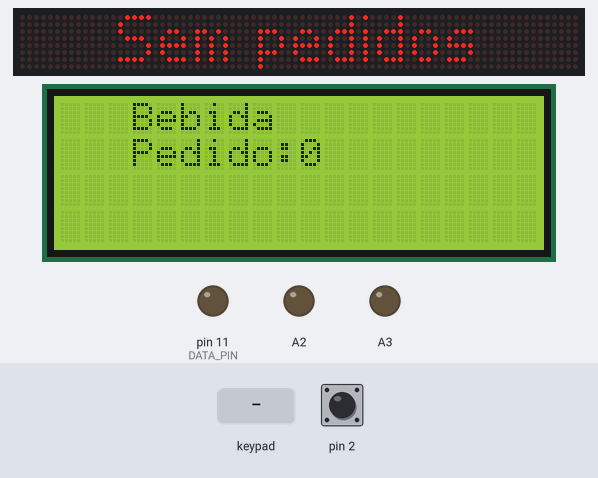
Bench run of a sketch on a simulated Arduino Uno, built with avr-gcc and run on an emulated ATmega328P. On the bench: 80×8 LED matrix, 20×4 character LCD, output pins drawn as LEDs (lit = HIGH). Inputs (shaded band) come from the test bench; at power-on: pin 2 HIGH.

Above: at 2.2 s.
2.3 s: key 'C' pressed
At 3.0 s:
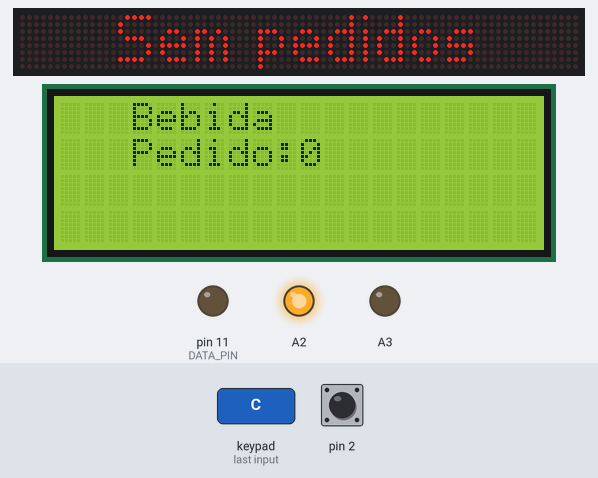
At 3.6 s:
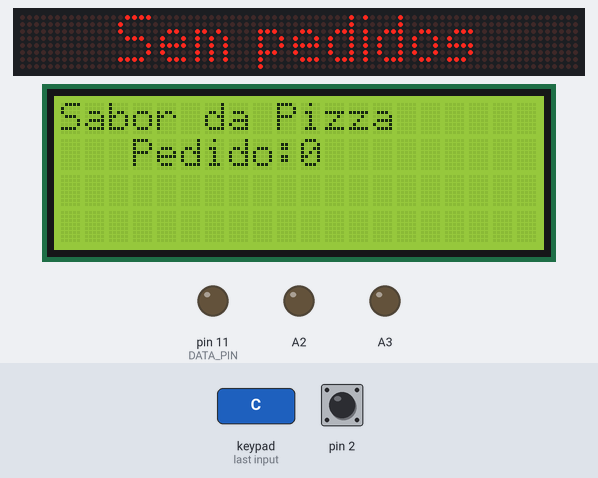
4.8 s: key 'C' pressed
At 6.1 s:
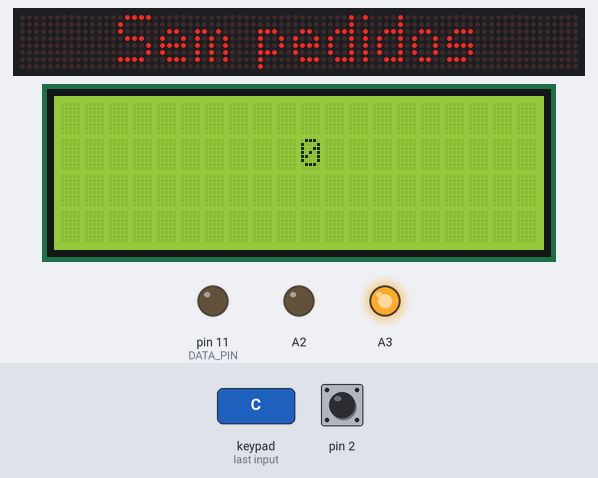
Timing chart, 0 to 8.3 s (numbered marks = the images above; inputs shaded):
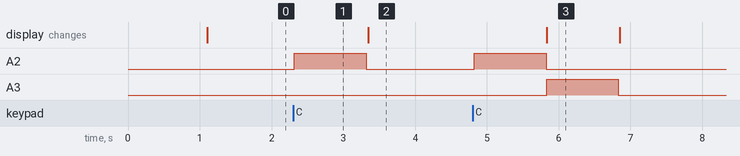

The sketch:

Restaurante.ino
```cpp
#include<Keypad.h>
#include <LiquidCrystal_I2C.h>
#include <MD_MAX72xx.h>
#include <MD_Parola.h>
// Led RGB
const int vermelho = A3;
const int verde = A2;
// KeyPad Cliente
const uint8_t COLUNAS = 3;
const uint8_t LINHAS = 4;
uint8_t linPins[LINHAS] = { 9, 8, 7, 6 };
uint8_t colPins[3] = { 5, 4, 3};

char keys[LINHAS][COLUNAS] =
{
  { 1, 2, 3},
  { 4, 5, 6},
  { 7, 8, 9},
  { 'X', '0', 'C'}
};

Keypad keypad = Keypad(makeKeymap(keys), linPins, colPins, LINHAS, COLUNAS);
// Display
#define MAX_DEVICES 10
#define SPEED_TIME 70
#define PAUSE_TIME  500
#define CLK_PIN   13
#define DATA_PIN  11
#define CS_PIN    10
MD_Parola mx = MD_Parola(MD_MAX72XX::PAROLA_HW, CS_PIN, MAX_DEVICES);

// Variaveis
int pedido;
int tela ;
String mesa = "8";
String pedidos [10] = {};
int num_pedidos = 0;
int itens;
int pedido_cozinha = 0;
int num_mesas = 0;
int tem_pedido = 0;

String PizzaP;
String BebidaP;
String TamanhoP;

// Init lcd
LiquidCrystal_I2C lcd(0x27,20,4);


// Cardapio
String bebida[] ={"Sem Bebida","Sprite","CocaCola","Suco Acerola","agua com gas"};
String sabor[]= {"Sem Pizza","Mucarela","Calabresa","Milho","Portuguesa","Brigadeiro"};
String tamanho[] = {"","Kids","Pequena","Media","Grande","Gigante"};

void setup() {
  pinMode(2, INPUT_PULLUP);
  pinMode(11, OUTPUT);
  pinMode(10, OUTPUT);
  mx.begin();
  mx.setTextAlignment(PA_CENTER);
    // Não sei o porquê, mas ele não funciona com o Serial ligado
  // Serial.begin(9600);
  // Serial.println("Aperte ✓ para confirmar o pedido");
  // Serial.println("Bebida: 0-Sem Bebida | 1-Sprite | 2-CocaCola | 3-Suco Acerola | 4-Água com gás");
  // Serial.println("Sabor Pizzas: 0-Sem Pizza | 1-Muçarela | 2- Calabresa | 3- Milho | 4-Portuguesa | 5-Brigadeiro");
  // Serial.println("Tamanho Pizzas: 1-KIDS | 2-Pequena | 3-Média | 4-Grande | 5-Gigante");

  lcd.init();
  lcd.backlight();
  lcd.setCursor(3,0);
  lcd.print("Bem-Vindo!");
  lcd.setCursor(3.,1);
  lcd.print("Mesa:");
  lcd.setCursor(8,1);
  lcd.print(mesa);
  delay(1000);
  lcd.clear();
  tela = 0;

}

void tecla(){
  lcd.setCursor(10,1);
  lcd.print(pedido);}

void print_tela(String texto){
  if(tela == 0){lcd.setCursor(3,0);}
  else{lcd.setCursor(0,0);}
  lcd.print(texto);
  lcd.setCursor(3,1);
  lcd.print("Pedido:");
}

void pisca_led(int pin){
    analogWrite(pin,255);
    delay(1000);
    analogWrite(pin,0);}

void confirma_pedido(){
    tela ++;
    pedido = 0;
    pisca_led(verde);
}
void faz_pedido(String bebi,String Piz, String Tam){
  if(num_pedidos > 6){
    num_pedidos = 0;
    pedido_cozinha = 0;
    num_mesas = 0;
    tem_pedido = 0;}
  pedidos[num_pedidos] = "Mesa: " + mesa;
  num_pedidos ++;
  pedidos[num_pedidos] = bebi;
  num_pedidos ++;
  pedidos[num_pedidos] = Piz;
    num_pedidos ++;
  pedidos[num_pedidos] = Tam;
  num_pedidos ++;
}


void loop() {
  //funcoes do keypad cliente
  char key = keypad.getKey();
  if (key != NO_KEY ) {
    if(key == 'X' ){
      pedido = 0;
      lcd.clear();}

    else if(key == 'C'){
      if(tela == 0 && pedido >= 0 && pedido <5 ){
            BebidaP = bebida[pedido];
        itens = 1;
      confirma_pedido();}
      else if(tela ==1 && pedido >= 0 && pedido <6){
          PizzaP = sabor[pedido];
        itens = 2;
        if(pedido == 0){tela ++;}
          confirma_pedido();}
      else if(tela ==2 && pedido >= 1 && pedido <6){
          TamanhoP = tamanho[pedido];
        itens = 3;
      confirma_pedido();}
      else{pisca_led(vermelho);}
      lcd.clear();}

    else{
      if(key == '0'){key = 0;}


      if(pedido == 0){pedido += key;}

      else if(pedido >= 1 && pedido <100)
         {pedido *= 10;
          pedido += key;}

      else{
      pisca_led(vermelho);}
    }}
    // Tela lcd cliente
    tecla();
    switch(tela){
    case 0: //bebida
    print_tela("Bebida");
    break;
    case 1: // Sabor
    print_tela("Sabor da Pizza");
    break;
    case 2: //Tamanho Pizza
    print_tela("Tamanho Pizza");
    break;}
    // Adicionar o pedido ao display da cozinha
    if(tela == 3){
    if(itens == 1 || itens == 2){
      TamanhoP = "Sem Pizza";
      if(BebidaP == "Sem Bebida")
      {pisca_led(vermelho);
      pedido = 0;
      itens = 0;
      tela = 0;}}
      if(BebidaP != "Sem Bebida" || PizzaP != "Sem Pizza"){
        faz_pedido(BebidaP,PizzaP,TamanhoP);
        //mx.print(pedidos[0]);
        tem_pedido += 1;
        pedido = 0;
        itens = 0;
        tela = 0;}
    }
    if(tem_pedido == 0 || num_mesas / 3 == tem_pedido){
      mx.print("Sem pedidos");
    }
    else{
    //Printar o pedido no display
    mx.print(pedidos[pedido_cozinha]);
    delay(1000);
    pedido_cozinha++;
    if(pedido_cozinha > num_mesas + 3)
    {pedido_cozinha = num_mesas;}
    }
  //Botão Cozinha para passar para o proximo pedido
  int estBotao = HIGH;
  int valor = digitalRead(2);
  if (estBotao != valor) {
    estBotao = valor;
    if (valor == LOW) {
      if(num_mesas / 4 < tem_pedido){
      num_mesas +=4;
      pedido_cozinha = num_mesas;}
    }
  }


}
```

Measured:
- after the input at 2.3 s, A2: LOW → HIGH at once, → LOW 1.0 s later
- after the input at 4.8 s, A2: LOW → HIGH at once, → LOW 1.0 s later; A3: LOW → HIGH after 1.0 s, → LOW 1.0 s later; the display: changes after 1.0 s (image 3)
- what the display in image 3 shows lasts 1.1 s, from 5.8 s to 6.9 s
